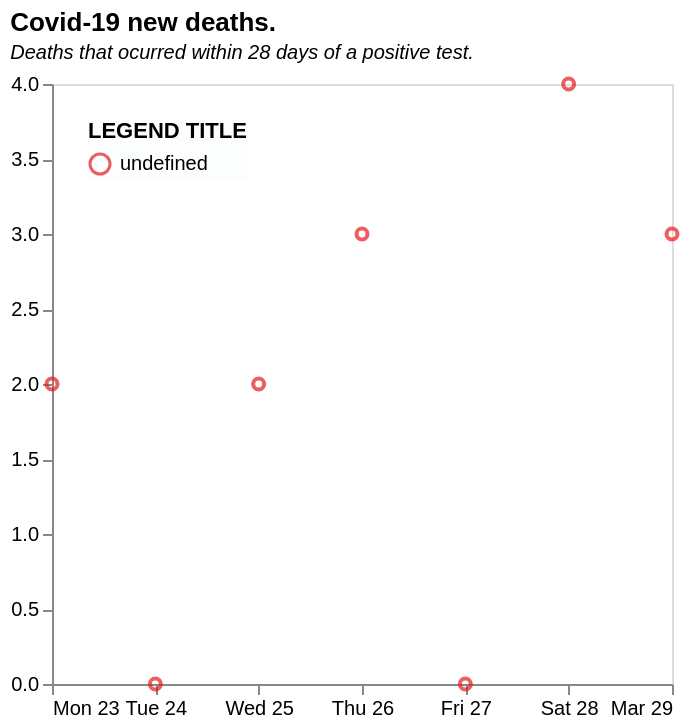

The specification (Vega-Lite) saved for this image:
### Vega-Lite specification from a JSON file in a GitHub repository (floating-point values rounded to 4 significant figures)
{"$schema": "https://vega.github.io/schema/vega-lite/v5.json", "title": {"text": "Covid-19 new deaths.", "subtitle": "Deaths that ocurred within 28 days of a positive test.", "subtitleFontStyle": "italic", "subtitleFontSize": 10, "anchor": "start", "color": "black"}, "data": {"values": [{"date": "21/03/2020", "newDeaths28DaysByDeathDate": 1}, {"date": "22/03/2020", "newDeaths28DaysByDeathDate": 1}, {"date": "03/23/2020", "newDeaths28DaysByDeathDate": 2}, {"date": "03/24/2020", "newDeaths28DaysByDeathDate": 0}, {"date": "03/25/2020", "newDeaths28DaysByDeathDate": 2}, {"date": "03/26/2020", "newDeaths28DaysByDeathDate": 3}, {"date": "03/27/2020", "newDeaths28DaysByDeathDate": 0}, {"date": "03/28/2020", "newDeaths28DaysByDeathDate": 4}, {"date": "03/29/2020", "newDeaths28DaysByDeathDate": 3}]}, "height": 300, "width": 310, "mark": {"type": "point", "point": false}, "encoding": {"x": {"field": "date", "type": "temporal", "title": null, "axis": {"grid": false}}, "y": {"field": "newDeaths28DaysByDeathDate", "type": "quantitative", "title": null, "axis": {"grid": false}}, "color": {"field": "areaName", "type": "nominal", "scale": {"scheme": "set1"}, "title": "LEGEND TITLE", "legend": {"orient": "top-left", "fillColor": "#FcFdFd"}}}}
